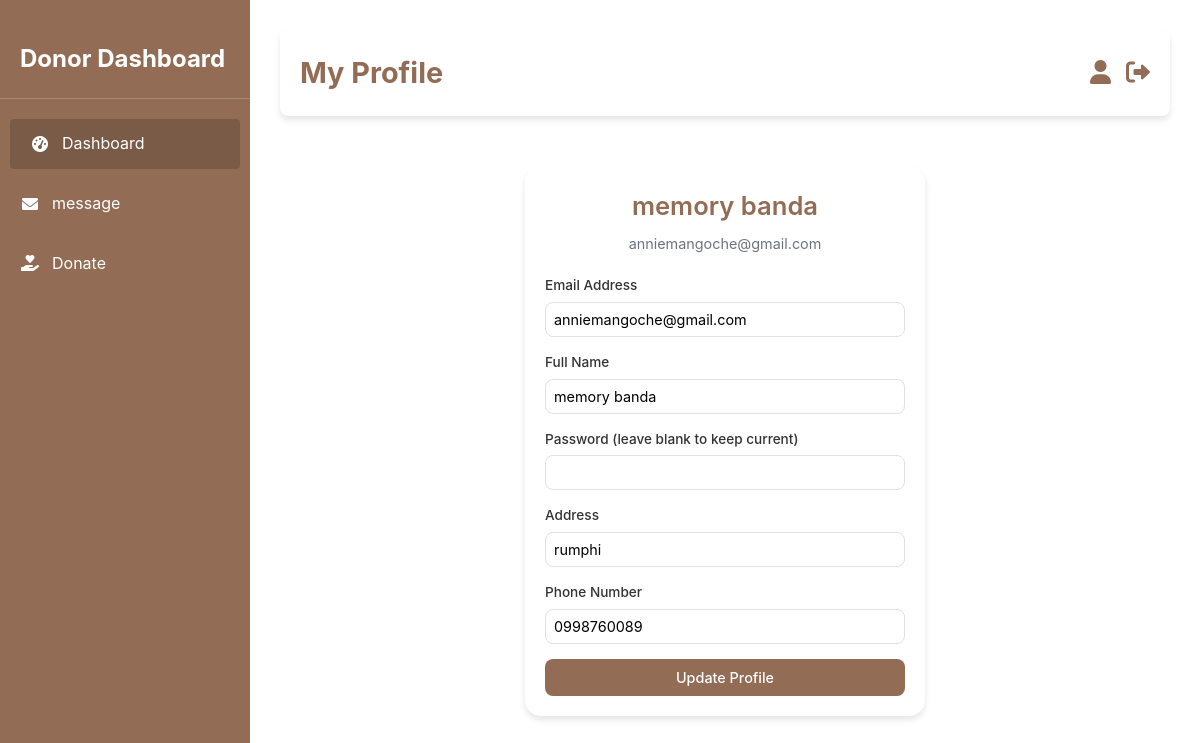
Screenshot of /donor_profile.php (signed in) with the database file from the repository.
### tables this page shows
CREATE TABLE `staff_records` (
  `staff_id` int(10) NOT NULL,
  `fname` varchar(30) NOT NULL,
  `lname` varchar(30) NOT NULL,
  `email` varchar(50) NOT NULL,
  `phone` varchar(15) DEFAULT NULL,
  `role` varchar(20) NOT NULL,
  `address` varchar(100) DEFAULT NULL,
  `password` varchar(255) NOT NULL,
  `confirm_password` varchar(255) NOT NULL,
  `username` varchar(30) NOT NULL,
  `profile_picture` varchar(255) DEFAULT NULL,
  `archived` tinyint(4) NOT NULL DEFAULT 0,
  `created_at` timestamp NOT NULL DEFAULT current_timestamp()
);

### donor_profile.php (the view, shortened to what this page needs)
<?php
$servername = "localhost";
$username = "root";
$password = "";
$dbname = "magdalene_management";
$conn = new mysqli($servername, $username, $password, $dbname);
$user_email = "";
$user_fullname = "";
$user_location = "";
$user_phone = "";
function columnExists($conn, $table, $column) {
    $check_column = "SHOW COLUMNS FROM $table LIKE '$column'";
    $result = $conn->query($check_column);
    return ($result && $result->num_rows > 0);
}
if (isset($_SESSION['staff_id'])) {
    $staff_id = $_SESSION['staff_id'];
    $sql = "SELECT ";
    $select_columns = [];
    if (columnExists($conn, 'staff_records', 'email')) {
        $select_columns[] = 'email';
    }
    if (columnExists($conn, 'staff_records', 'fname')) {
        $select_columns[] = 'fname';
    }
    if (columnExists($conn, 'staff_records', 'lname')) {
        $select_columns[] = 'lname';
    }
    if (columnExists($conn, 'staff_records', 'address')) {
        $select_columns[] = 'address';
    }
    if (columnExists($conn, 'staff_records', 'phone')) {
        $select_columns[] = 'phone';
    }
    $sql .= implode(', ', $select_columns) . " FROM staff_records WHERE staff_id = ?";
    $stmt = $conn->prepare($sql);
    $stmt->bind_param("i", $staff_id);
    $stmt->execute();
    $result = $stmt->get_result();
    if ($result->num_rows > 0) {
        $row = $result->fetch_assoc();
        if (isset($row['email'])) {
            $user_email = $row['email'];
        }
        $user_fullname = "";
        if (isset($row['fname'])) {
            $user_fullname .= $row['fname'];
        }
        if (isset($row['lname'])) {
            if (!empty($user_fullname)) $user_fullname .= " ";
            $user_fullname .= $row['lname'];
        }
        if (isset($row['address'])) {
            $user_location = $row['address'];
        }
        if (isset($row['phone'])) {
            $user_phone = $row['phone'];
        }
    }
    $stmt->close();
} else if (isset($_SESSION['email'])) {
    $email = $_SESSION['email'];
    $sql = "SELECT ";
    $select_columns = [];
    if (columnExists($conn, 'staff_records', 'email')) {
        $select_columns[] = 'email';
    }
    if (columnExists($conn, 'staff_records', 'fname')) {
        $select_columns[] = 'fname';
    }
    if (columnExists($conn, 'staff_records', 'lname')) {
        $select_columns[] = 'lname';
    }
    if (columnExists($conn, 'staff_records', 'address')) {
        $select_columns[] = 'address';
    }
    if (columnExists($conn, 'staff_records', 'phone')) {
        $select_columns[] = 'phone';
    }
    if (columnExists($conn, 'staff_records', 'email')) {
        $sql .= implode(', ', $select_columns) . " FROM staff_records WHERE email = ?";
        $stmt = $conn->prepare($sql);
        $stmt->bind_param("s", $email);
        $stmt->execute();
        $result = $stmt->get_result();
        if ($result->num_rows > 0) {
            $row = $result->fetch_assoc();
            if (isset($row['email'])) {
                $user_email = $row['email'];
            }
            $user_fullname = "";
            if (isset($row['fname'])) {
                $user_fullname .= $row['fname'];
            }
            if (isset($row['lname'])) {
                if (!empty($user_fullname)) $user_fullname .= " ";
                $user_fullname .= $row['lname'];
            }
            if (isset($row['address'])) {
                $user_location = $row['address'];
            }
            if (isset($row['phone'])) {
                $user_phone = $row['phone'];
            }
        }
    }
}
?>
<!DOCTYPE html>
<html lang="en">
<head>
    <link href="https://cdnjs.cloudflare.com/ajax/libs/font-awesome/6.0.0/css/all.min.css" rel="stylesheet">
</head>
<body>
    <div class="dashboard">
        <aside class="sidebar">
            <h2>Donor Dashboard</h2>
            <ul>
                <li><a href="user_dashboard.php" class="active"><i class="fas fa-tachometer-alt"></i> Dashboard</a></li>
                <li><a href="user_messages.php"><i class="fas fa-envelope"></i>message</a></li>
                <li><a href="don.php"><i class="fas fa-hand-holding-heart"></i> Donate </a></li>
            </ul>
        </aside>
        <main class="main-content">
            <header class="topbar">
                <h1>My Profile</h1>
                <div class="user-actions">
                    <a href="donor_profile.php" title="Profile"><i class="fas fa-user"></i></a>
                    <a href="index.php" title="Logout"><i class="fas fa-sign-out-alt"></i></a>
                </div>
            </header>
            <div class="profile-card">
                <div class="profile-info">
                    <h3 class="user-name"><?php echo htmlspecialchars($user_fullname); ?></h3>
                    <p class="user-email"><?php echo htmlspecialchars($user_email); ?></p>
                </div>
                <form action="<?php echo htmlspecialchars($_SERVER['PHP_SELF']); ?>" method="POST" class="profile-form">
                    <div class="form-group">
                        <label for="email">Email Address</label>
                        <input type="email" id="email" name="email" class="form-control" value="<?php echo htmlspecialchars($user_email); ?>" required>
                    </div>
                    <div class="form-group">
                        <label for="username">Full Name</label>
                        <input type="text" id="username" name="username" class="form-control" value="<?php echo htmlspecialchars($user_fullname); ?>" required>
                    </div>
                    <div class="form-group">
                        <label for="password">Password (leave blank to keep current)</label>
                        <input type="password" id="password" name="password" class="form-control">
                    </div>
                    <div class="form-group">
                        <label for="address">Address</label>
                        <input type="text" id="address" name="address" class="form-control" value="<?php echo htmlspecialchars($user_location); ?>">
                    </div>
                    <div class="form-group">
                        <label for="phone">Phone Number</label>
                        <input type="tel" id="phone" name="phone" class="form-control" value="<?php echo htmlspecialchars($user_phone); ?>">
                    </div>
                    <button type="submit" class="btn">Update Profile</button>
                </form>
            </div>
        </main>
    </div>
</body>
</html>

### donor_profile.php (style rules this page uses)
:root { --primary-color: #926c54; --secondary-color: #7a5b47; --accent-color: #e74c3c; --background-color: #ffffff; --text-color: #333; --card-bg: #ffffff; --shadow: 0 4px 6px rgba(0, 0, 0, 0.1); --border-color: #e0e0e0; --success-color: #28a745; --error-color: #dc3545; }
* { margin: 0; padding: 0; box-sizing: border-box; font-family: 'Inter', -apple-system, BlinkMacSystemFont, sans-serif; }
body { background-color: var(--background-color); color: var(--text-color); line-height: 1.6; }
.dashboard { display: flex; min-height: 100vh; }
.sidebar { width: 250px; background-color: var(--primary-color); color: white; padding: 20px 0; position: fixed; height: 100%; transition: transform 0.3s ease; }
.sidebar h2 { padding: 20px; font-size: 1.5rem; border-bottom: 1px solid rgba(255, 255, 255, 0.2); margin-bottom: 20px; color: white; }
.sidebar ul { list-style: none; }
.sidebar ul li { margin: 10px 0; }
.sidebar ul li a { display: flex; align-items: center; padding: 12px 20px; color: white; text-decoration: none; transition: background-color 0.2s ease; }
.sidebar ul li a i { margin-right: 12px; width: 20px; text-align: center; }
.sidebar ul li a:hover, .sidebar ul li a.active { background-color: var(--secondary-color); border-radius: 4px; margin: 0 10px; }
.main-content { margin-left: 250px; flex: 1; padding: 30px; display: flex; flex-direction: column; align-items: center; }
.topbar { display: flex; align-items: center; justify-content: space-between; background-color: var(--card-bg); padding: 20px; border-radius: 8px; box-shadow: var(--shadow); margin-bottom: 30px; width: 100%; max-width: 1200px; }
.topbar h1 { font-size: 1.8rem; color: var(--primary-color); }
.topbar .user-actions { display: flex; gap: 15px; }
.topbar .user-actions a { color: var(--primary-color); text-decoration: none; font-size: 1.5rem; transition: color 0.2s ease; }
.profile-card { background-color: var(--card-bg); border-radius: 16px; box-shadow: var(--shadow); width: 100%; max-width: 400px; padding: 20px; text-align: center; margin-top: 20px; }
.profile-info { margin-bottom: 20px; }
.user-name { font-size: 1.6rem; font-weight: 600; color: var(--primary-color); margin-bottom: 5px; }
.user-email { color: #6c757d; font-size: 0.9rem; }
.profile-form { display: flex; flex-direction: column; gap: 15px; }
.form-group { display: flex; flex-direction: column; text-align: left; }
.form-group label { font-size: 0.85rem; font-weight: 500; color: var(--text-color); margin-bottom: 5px; }
.form-control { padding: 8px; border: 1px solid var(--border-color); border-radius: 8px; font-size: 0.9rem; transition: border-color 0.3s ease, box-shadow 0.3s ease; }
.btn { padding: 10px; background-color: var(--primary-color); color: white; border: none; border-radius: 8px; cursor: pointer; font-size: 0.9rem; font-weight: 500; transition: background-color 0.3s ease, transform 0.2s ease; }

### rows the page displays
staff_records: user_fullname "memory banda", email "anniemangoche@gmail.com", username "memory banda", address "rumphi", phone "0998760089"
